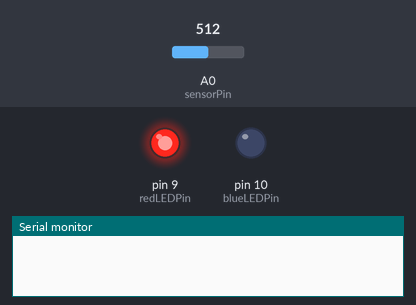
The sketch below on a simulated Arduino Uno, built with avr-gcc and run on an emulated ATmega328P. On the bench: output pins drawn as LEDs (lit = HIGH), the last lines printed to the serial monitor. The test bench sets the inputs (shaded band); at power-on: A0 (sensorPin) = 512.

Above: at 0.05 s.
At 2.6 s:
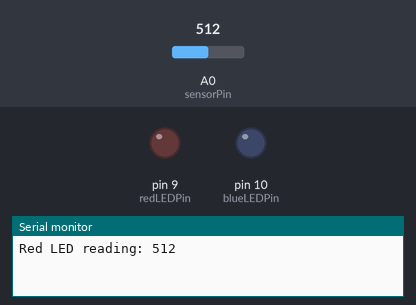
At 5.15 s:
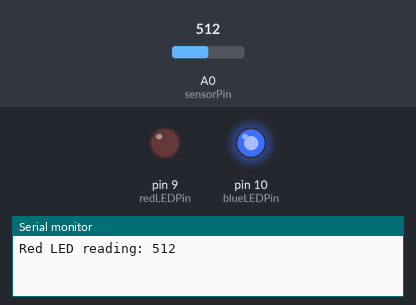
Timing chart, 0 to 7.4 s (numbered marks = the images above):
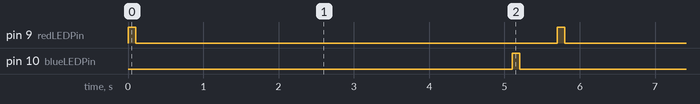

The sketch:

calibrationSketch.ino
```cpp
const int redLEDPin = 9;
const int blueLEDPin = 10;
const int sensorPin = A0;

void setup() {
  pinMode(redLEDPin, OUTPUT);
  pinMode(blueLEDPin, OUTPUT);
  Serial.begin(9600);
}

void loop() {
  digitalWrite(redLEDPin, HIGH);
  delay(100); // Stabilization delay
  Serial.print("Red LED reading: ");
  Serial.println(analogRead(sensorPin));
  digitalWrite(redLEDPin, LOW);

  delay(5000); // Wait before next reading

  digitalWrite(blueLEDPin, HIGH);
  delay(100); // Stabilization delay
  Serial.print("Blue LED reading: ");
  Serial.println(analogRead(sensorPin));
  digitalWrite(blueLEDPin, LOW);

  delay(500);
}

//red threshold: 660
//blue threshold: 370

//Yellow min: 390
//Yellow max: 690
```

Measured:
- by itself, pin 9 (redLEDPin), pin 10 (blueLEDPin): alternates HIGH for 0.10 s and LOW for 5.6 s
- by itself, everything shown: repeats every 5.7 s, in 4 steps
